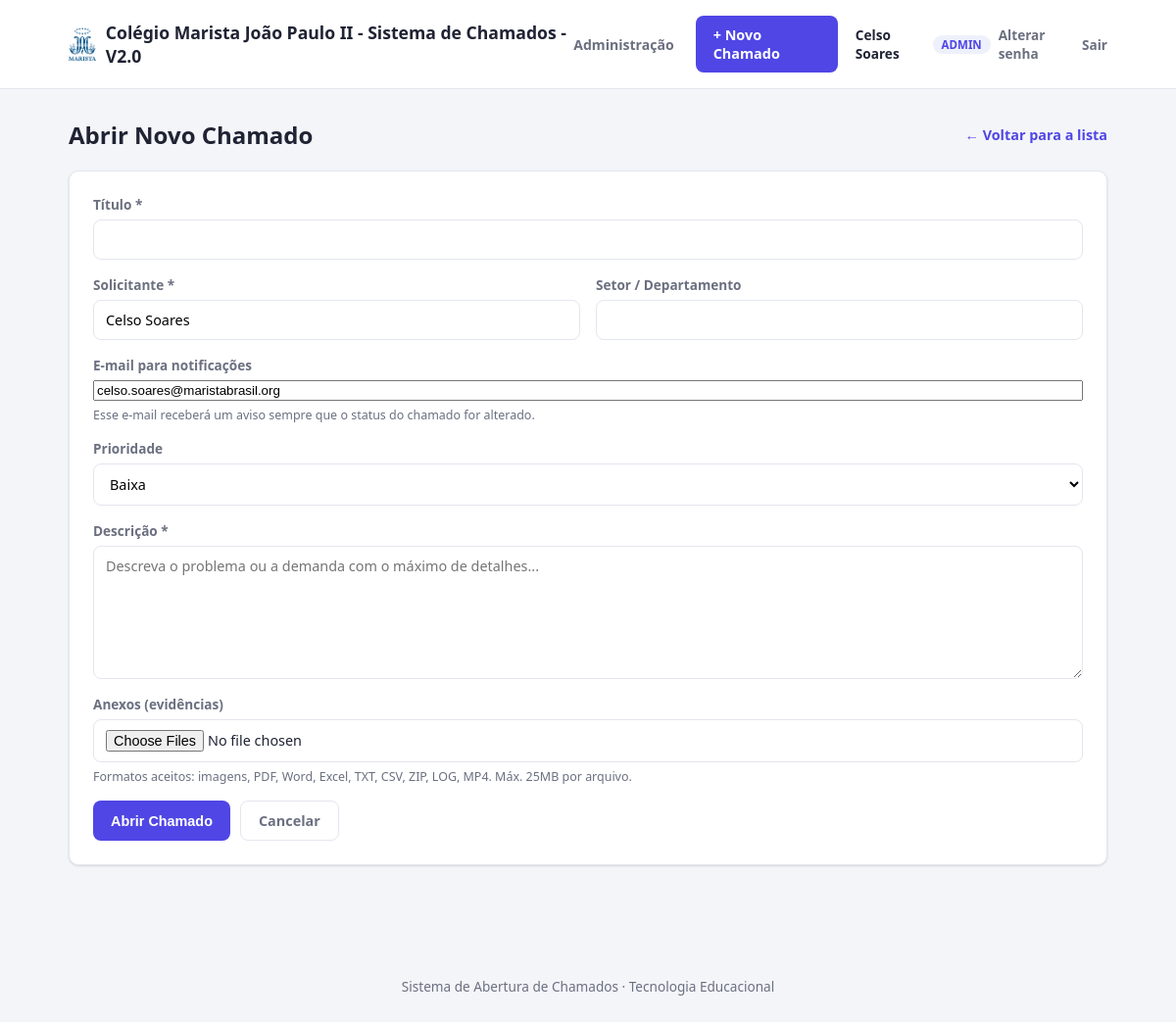
Screenshot of /novo (signed in) with the database file from the repository.
### app.py (models this page shows, shortened)
class User(UserMixin, db.Model):
    __tablename__ = "usuarios"
    id = db.Column(db.Integer, primary_key=True)
    nome = db.Column(db.String(120), nullable=False)
    email = db.Column(db.String(150), unique=True, nullable=False)
    senha_hash = db.Column(db.String(255), nullable=False)
    papel = db.Column(db.String(20), default="usuario", nullable=False)
    ativo = db.Column(db.Boolean, default=True, nullable=False)
    data_criacao = db.Column(db.DateTime, default=datetime.utcnow)
    def is_admin(self):
        return self.papel == "admin"

### app.py (the view, shortened to what this page needs)
@app.route("/novo", methods=["GET", "POST"])
@login_required
def novo_chamado():
    form_inicial = {"email_solicitante": current_user.email, "solicitante": current_user.nome}
    return render_template("novo.html", prioridade_opcoes=PRIORIDADE_OPCOES, form=form_inicial)

### app.py (called while the page is built)
@login_manager.user_loader
def load_user(user_id):
    return User.query.get(int(user_id))

### templates/novo.html (shortened to what this page needs)
{% extends "base.html" %}
{% block conteudo %}
<div class="cabecalho-pagina">
    <h1>Abrir Novo Chamado</h1>
    <a href="{{ url_for('index') }}" class="link-voltar">&larr; Voltar para a lista</a>
</div>
<form method="post" enctype="multipart/form-data" class="formulario">
    <div class="campo">
        <label for="titulo">Título *</label>
        <input type="text" id="titulo" name="titulo" maxlength="150" required value="{{ form.get('titulo', '') }}">
    </div>
    <div class="linha-dupla">
        <div class="campo">
            <label for="solicitante">Solicitante *</label>
            <input type="text" id="solicitante" name="solicitante" maxlength="120" required value="{{ form.get('solicitante', '') }}">
        </div>
        <div class="campo">
            <label for="setor">Setor / Departamento</label>
            <input type="text" id="setor" name="setor" maxlength="100" value="{{ form.get('setor', '') }}">
        </div>
    </div>
    <div class="campo">
        <label for="email_solicitante">E-mail para notificações</label>
        <input type="email" id="email_solicitante" name="email_solicitante" maxlength="150" value="{{ form.get('email_solicitante', '') }}">
        <small>Esse e-mail receberá um aviso sempre que o status do chamado for alterado.</small>
    </div>
    <div class="campo">
        <label for="prioridade">Prioridade</label>
        <select id="prioridade" name="prioridade">
            {% for opcao in prioridade_opcoes %}
            <option value="{{ opcao }}" {{ 'selected' if form.get('prioridade') == opcao else '' }}>{{ opcao }}</option>
            {% endfor %}
        </select>
    </div>
    <div class="campo">
        <label for="descricao">Descrição *</label>
        <textarea id="descricao" name="descricao" rows="6" required placeholder="Descreva o problema ou a demanda com o máximo de detalhes...">{{ form.get('descricao', '') }}</textarea>
    </div>
    <div class="campo">
        <label for="anexos">Anexos (evidências)</label>
        <input type="file" id="anexos" name="anexos" multiple>
        <small>Formatos aceitos: imagens, PDF, Word, Excel, TXT, CSV, ZIP, LOG, MP4. Máx. 25MB por arquivo.</small>
    </div>
    <div class="acoes-formulario">
        <button type="submit" class="btn btn-primario">Abrir Chamado</button>
        <a href="{{ url_for('index') }}" class="btn btn-cancelar">Cancelar</a>
    </div>
</form>
{% endblock %}

### templates/base.html (shortened to what this page needs)
<!DOCTYPE html>
<html lang="pt-br">
<head>
    <link rel="stylesheet" href="{{ url_for('static', filename='style.css') }}">
</head>
<body>
    <header class="topbar">
        <div class="container topbar-inner">
            <a href="{{ url_for('index') }}" class="logo">
                <img src="{{ url_for('static', filename='img/logo.png') }}" alt="Marista" class="logo-img">
                <span>Colégio Marista João Paulo II - Sistema de Chamados - V2.0</span>
            </a>
            <div class="topbar-acoes">
                {% if current_user.is_authenticated and current_user.is_admin() %}
                <a href="{{ url_for('admin_usuarios') }}" class="link-admin">Administração</a>
                {% endif %}
                <a href="{{ url_for('novo_chamado') }}" class="btn btn-primario">+ Novo Chamado</a>
                {% if current_user.is_authenticated %}
                <div class="usuario-info">
                    <span class="usuario-nome">{{ current_user.nome }}</span>
                    <span class="usuario-papel">{{ current_user.papel }}</span>
                    <a href="{{ url_for('alterar_senha') }}" class="link-sair">Alterar senha</a>
                    <a href="{{ url_for('logout') }}" class="link-sair">Sair</a>
                </div>
                {% endif %}
            </div>
        </div>
    </header>
    <main class="container conteudo">
        {% block conteudo %}{% endblock %}
    </main>
    <footer class="rodape">
        <div class="container">
            <p>Sistema de Abertura de Chamados &middot; Tecnologia Educacional</p>
        </div>
    </footer>
</body>
</html>

### static/style.css (style rules this page uses)
:root { --cor-primaria: #4f46e5; --cor-primaria-escura: #4338ca; --cor-fundo: #f4f5f9; --cor-painel: #ffffff; --cor-texto: #1f2333; --cor-texto-suave: #6b7080; --cor-borda: #e4e6ef; --cor-aberto: #2563eb; --cor-aberto-bg: #dbeafe; --cor-suspenso: #d97706; --cor-suspenso-bg: #fef3c7; --cor-encerrado: #16a34a; --cor-encerrado-bg: #dcfce7; --raio: 10px; --sombra: 0 1px 3px rgba(20, 20, 43, 0.08), 0 1px 2px rgba(20, 20, 43, 0.06); }
* { box-sizing: border-box; }
body { margin: 0; font-family: "Segoe UI", Roboto, Helvetica, Arial, sans-serif; background: var(--cor-fundo); color: var(--cor-texto); }
.container { max-width: 1100px; margin: 0 auto; padding: 0 20px; }
.topbar { background: var(--cor-painel); border-bottom: 1px solid var(--cor-borda); }
.topbar-inner { display: flex; align-items: center; justify-content: space-between; padding: 16px 20px; }
.logo { font-size: 1.1rem; font-weight: 700; color: var(--cor-texto); text-decoration: none; display: flex; align-items: center; gap: 10px; }
.logo-img { height: 34px; width: auto; }
.link-admin { color: var(--cor-texto-suave); text-decoration: none; font-size: 0.88rem; font-weight: 600; padding: 8px 4px; }
.topbar-acoes { display: flex; align-items: center; gap: 18px; }
.usuario-info { display: flex; align-items: center; gap: 8px; font-size: 0.85rem; }
.usuario-nome { font-weight: 600; }
.usuario-papel { background: #eef0fb; color: var(--cor-primaria); padding: 2px 9px; border-radius: 999px; font-size: 0.72rem; text-transform: uppercase; font-weight: 700; }
.link-sair { color: var(--cor-texto-suave); text-decoration: none; font-size: 0.85rem; font-weight: 600; }
.conteudo { padding: 30px 20px 60px; }
.rodape { padding: 20px 0; text-align: center; color: var(--cor-texto-suave); font-size: 0.85rem; }
.btn { display: inline-block; padding: 10px 18px; border-radius: 8px; font-size: 0.9rem; font-weight: 600; text-decoration: none; border: none; cursor: pointer; transition: 0.15s ease; }
.btn-primario { background: var(--cor-primaria); color: #fff; }
.btn-cancelar { background: transparent; color: var(--cor-texto-suave); border: 1px solid var(--cor-borda); }
.cabecalho-pagina { display: flex; align-items: center; justify-content: space-between; margin-bottom: 20px; flex-wrap: wrap; gap: 10px; }
.cabecalho-pagina h1 { margin: 0; font-size: 1.5rem; display: flex; align-items: center; gap: 10px; }
.link-voltar { color: var(--cor-primaria); text-decoration: none; font-size: 0.9rem; font-weight: 600; }
.formulario, .painel { background: var(--cor-painel); border: 1px solid var(--cor-borda); border-radius: var(--raio); padding: 24px; box-shadow: var(--sombra); margin-bottom: 20px; }
.campo { margin-bottom: 16px; display: flex; flex-direction: column; gap: 6px; }
.linha-dupla { display: grid; grid-template-columns: 1fr 1fr; gap: 16px; }
label { font-weight: 600; font-size: 0.85rem; color: var(--cor-texto-suave); }
input[type="text"], input[type="file"], select, textarea { padding: 10px 12px; border-radius: 8px; border: 1px solid var(--cor-borda); font-size: 0.9rem; font-family: inherit; background: #fff; }
textarea { resize: vertical; }
small { color: var(--cor-texto-suave); font-size: 0.78rem; }
.acoes-formulario { display: flex; gap: 10px; margin-top: 10px; }

### rows the page displays
User: nome "Celso Soares", papel "ADMIN", solicitante "Celso Soares", email_solicitante "celso.soares@maristabrasil.org"

### other values shown
form field prioridade "Baixa"
